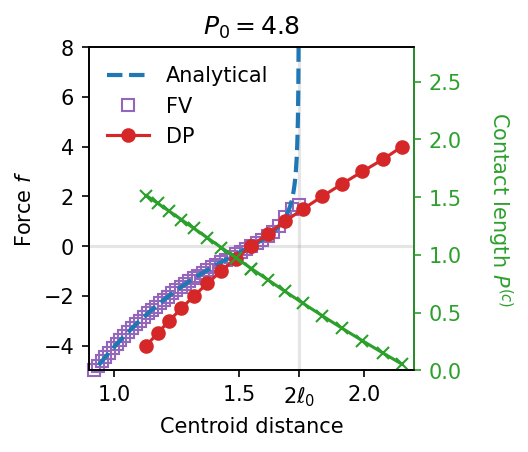

Recreate this plot in Python.
import numpy as np
import matplotlib.pyplot as plt
from pyafv import PhysicalParams, FiniteVoronoiSimulator
from pyafv.calibrate import DeformablePolygonSimulator, polygon_centroid


P0 = 4.8
Lambda = 0.2

phys = PhysicalParams(P0=P0, Lambda=Lambda)
phys = phys.with_optimal_radius(delta=0.45)

l = phys.r
KP = phys.KP
A0 = phys.A0

fig, ax = plt.subplots(figsize=(2.8, 2.8))
step=30

#====================================================
# Analytical results

distances = np.linspace(1e-6, 2*l-(1e-6), 1000)
detachment_forces = []

centroid_distances = []
for distance in distances:
    epsilon = l - (distance/2.)

    theta = 2 * np.pi - 2 * np.arctan2(np.sqrt(l**2 - (l - epsilon)**2), l - epsilon)
    A = (l - epsilon) * np.sqrt(l**2 - (l - epsilon)**2) + 0.5 * (l**2 * theta)
    P = 2 * np.sqrt(l**2 - (l - epsilon)**2) + l * theta

    f = 4. * np.sqrt((2*l-epsilon) * epsilon) * (A - A0 + KP * ((P - P0)/(2 * l - epsilon)) + (Lambda/2) * (l/((2*l-epsilon)*epsilon)))
    detachment_forces.append(f)

    phi = np.arctan2(np.sqrt(l**2 - (l - epsilon)**2), l - epsilon)
    Acap = l**2 * (phi - np.sin(phi) * np.cos(phi))
    xcap = 4.*l * np.sin(phi)**3/(3.*(2*phi - np.sin(2*phi)))
    Delta = Acap * xcap / (np.pi * l**2 - Acap)
    centroid_distances.append(distance + 2 * Delta)

ax.plot(centroid_distances, detachment_forces, "--", label=r'Analytical', lw=2, color="C0", zorder=1)

ax.axvline(x=2*l, color='C7', alpha=0.2, zorder=-1)
ax.axhline(y=0, color='C7', alpha=0.2, zorder=-1)


#====================================================
# Finite Voronoi results

distances = np.arange(0.001, 2*l, 0.001)
pts = np.array([[0, 0], [1, 0]], dtype=np.float64)

sim = FiniteVoronoiSimulator(pts, phys)

detachment_forces = []
for distance in distances:
    pts[1, 0] = distance
    sim.update_positions(pts)
    diag = sim.build()
    force = diag['forces'][0, 0]  # force on first cell, x-component
    detachment_forces.append(force)

data = np.column_stack((distances, detachment_forces))

epsilon = l - (distances/2.)
phi = np.arctan2(np.sqrt(l**2 - (l - epsilon)**2), l - epsilon)
Acap = l**2 * (phi - np.sin(phi) * np.cos(phi))
xcap = 4.*l * np.sin(phi)**3/(3.*(2*phi - np.sin(2*phi)))
Delta = Acap * xcap / (np.pi * l**2 - Acap)
centroid_distances = distances + 2 * Delta

mask = (data[:,1] > -5)
ax.plot(centroid_distances[mask][::step], data[mask,1][::step], 's', color="C4", markerfacecolor="None", label='FV', zorder=0, clip_on=False)


#====================================================
# Deformable polygon results

sim = DeformablePolygonSimulator(phys)
ext_forces = np.linspace(0, -4, 9)

centroid_distances = []
contact_lengths = []
for ext_force in ext_forces:

    if ext_force < 0:
        sim.simulate(ext_force, dt=0.001, nsteps=100_000)
        print(f"F_ext={ext_force} detached: {sim.detached}")

    C1 = polygon_centroid(sim.pts1)
    C2 = polygon_centroid(sim.pts2)
    centroid_distances.append(np.linalg.norm(C2 - C1))
    contact_lengths.append(sim.contact_length)

ax.plot(centroid_distances, ext_forces, '-o', color="C3", zorder=1)

ax2 = ax.twinx()
ax2.plot(centroid_distances, contact_lengths, '-x', color="C2", zorder=0)

f2save = ext_forces[-1:0:-1]
d2save = centroid_distances[-1:0:-1]
Pc2save = contact_lengths[-1:0:-1]

#---------------------------------------
sim = DeformablePolygonSimulator(phys)
ext_forces = np.linspace(0, 4, 9)

centroid_distances = []
contact_lengths = []
for ext_force in ext_forces:

    if ext_force > 0:
        sim.simulate(ext_force, dt=0.001, nsteps=100_000)
        print(f"F_ext={ext_force} detached: {sim.detached}")

    C1 = polygon_centroid(sim.pts1)
    C2 = polygon_centroid(sim.pts2)
    centroid_distances.append(np.linalg.norm(C2 - C1))
    contact_lengths.append(sim.contact_length)

f2save = np.concatenate((f2save, ext_forces))
d2save = np.concatenate((d2save, centroid_distances))
Pc2save = np.concatenate((Pc2save, contact_lengths))

np.save("force_dist_P0_4.8.npy", np.column_stack((d2save, f2save, Pc2save)))

ax.plot(centroid_distances, ext_forces, '-o', color="C3", label="DP", clip_on=False, zorder=2)
ax2.plot(centroid_distances, contact_lengths, '-x', color="C2", clip_on=False, zorder=0)


ax2.set_ylim(0, 2.8)
# Color the right axis green
ax2.tick_params(axis='y', colors='C2')
ax2.spines['right'].set_color('C2')
ax2.set_ylabel(r'Contact length $P^{(c)}$', color="C2", rotation=270, labelpad=25)


ax.set_xticks([1.0, 1.5, 2*l, 2.0])
ax.set_xticklabels([r'$1.0$', r'$1.5$', r'$2\ell_0$', r'$2.0$'])

ax.set_xlabel(r'Centroid distance')
ax.set_ylabel(r'Force $f$')

ax.set_title(r'$P_0=4.8$')

ax.set_ylim(-5, 8)
ax.set_xlim(0.9, 2.2)
ax.legend(frameon=False, loc='upper left')

plt.savefig("force_dist_P0_4.8.png", dpi=150, bbox_inches='tight')
